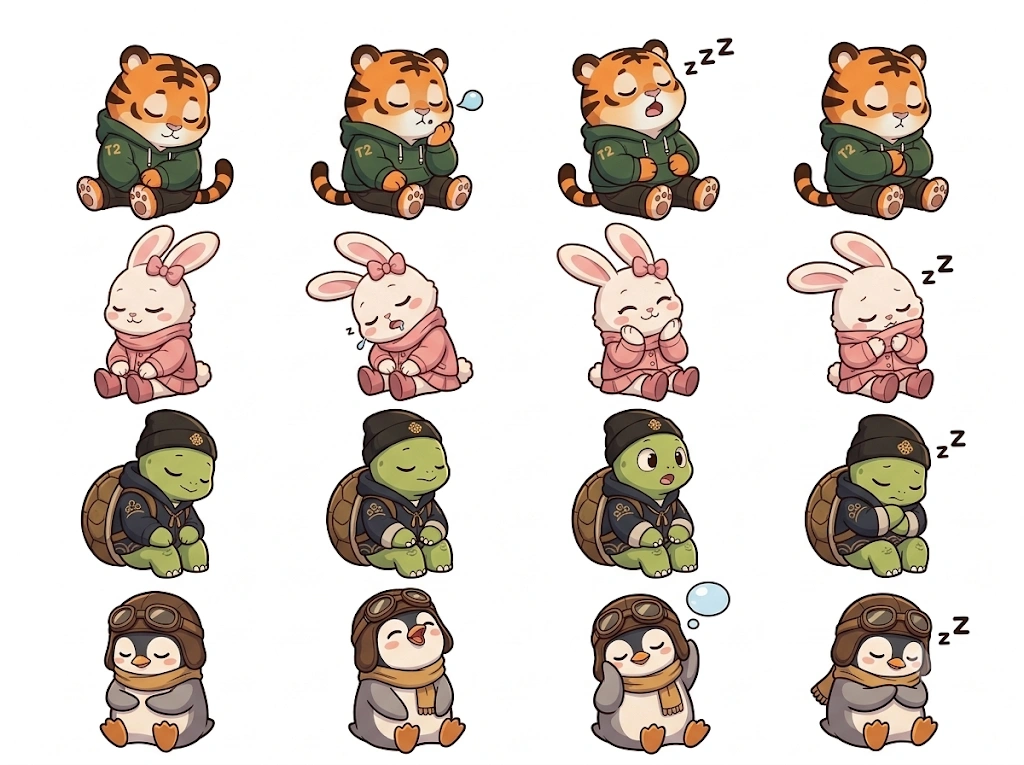
#> input picture art/sources/all_doze_sheet_gemini.webp, 1024 x 765 px
$ python stride_tween.py ../sources/all_doze_sheet_gemini.webp out.png
#> lines starting #> are read from the running program, lines starting #| are printed output that depends on the picture; after the words box and inside, x2 and y2 are one past the last pixel; in counts of white or black regions, pixels touching at a corner belong together
### art/tools/lockbody.py
"""One upper body (head, hoodie, arms, tail, suitcase) from a base frame + the legs of each frame.
usage: lockbody.py DIR BASE OUTDIR f1,f2,...   (frames DIR/f_<n>.png, walking left)

The base frame keeps: everything above its hoodie hem, its suitcase (body + outline), and the block
right of the pulling hand above the suitcase (hand, handle, tail). Everything else below the hem
is legs and comes from each frame, aligned on the head and the hem. Cleanup, so no seam shows:
- each frame contributes only its leg blob (its own suitcase, handle and stray bits are dropped);
- right under the hem the legs may not stick out past the base's hips;
- where a leg is cut by the suitcase or the hip line, the cut edge gets the drawing's outline.
"""
import sys, os, numpy as np, cv2
sys.path.insert(0, os.path.dirname(os.path.abspath(__file__)))
from inkfix import reink, defringe
from PIL import Image

OUTLINE = np.array([34, 24, 20, 255], np.float32)   # the line colour of the drawing
HAND_BLOCK = (218, 286)    # x >= 218 and y < 286 in the base: pulling hand, handle, tail -> base
HIP_ROWS = 22              # rows under the hem where legs stay inside the base's hips


def load(d, n):
    return np.asarray(Image.open(os.path.join(d, 'f_%s.png' % n)).convert('RGBA')).astype(np.float32)


# [13 lines left out: function hem_rows, not called in this run]


def navy_mask(a, grow=3):
    r, g, b, al = a[..., 0], a[..., 1], a[..., 2], a[..., 3]
    navy = (b > r + 4) & (b >= g) & (al > 128)
    n, lab, st, _ = cv2.connectedComponentsWithStats(navy.astype(np.uint8))
    if n < 2: return np.zeros(navy.shape, bool)
    keep = np.isin(lab, [k for k in range(1, n) if st[k, cv2.CC_STAT_AREA] > 200])
    return cv2.dilate(keep.astype(np.uint8), np.ones((2 * grow + 1, 2 * grow + 1), np.uint8)).astype(bool)


# [4 lines left out: function head_x, not called in this run]


def edge_of(mask):
    m = mask.astype(np.uint8)
    return mask & ~cv2.erode(m, np.ones((3, 3), np.uint8)).astype(bool)


def over(dst, src):                       # premultiplied
    return src + dst * (1 - src[..., 3:] / 255.)


def premul(a):
    p = a.copy(); p[..., :3] *= p[..., 3:] / 255.; return p


# [56 lines left out: functions unpremul, main, not called in this run]


# [2 lines that do not run on import are left out]

### art/tools/inkfix.py
"""Finishing pass for edited legs: one clean silhouette and one even outline, like the drawing.

reink(layer, allow, protect): layer is a premultiplied RGBA float image holding only the legs.
- the silhouette is smoothed (no stair steps, no pinholes, no slivers);
- pixels the smoothing adds are painted from their neighbours;
- the outer ring is redrawn in the line colour, about as thick as the drawing's lines, except
  where `protect` is set (e.g. along the hoodie hem, which covers that edge anyway);
- the outer edge is anti-aliased.
"""
import numpy as np, cv2

LINE = np.array([34, 24, 20], np.float32)
WIDTH = 2.6          # px, the drawing's line width at this size


def reink(layer, allow=None, protect=None):
    a = layer[..., 3] > 40
    if not a.any():
        return layer
    k5 = cv2.getStructuringElement(cv2.MORPH_ELLIPSE, (5, 5))
    m = cv2.morphologyEx(a.astype(np.uint8), cv2.MORPH_CLOSE, k5)
    m = cv2.morphologyEx(m, cv2.MORPH_OPEN, cv2.getStructuringElement(cv2.MORPH_ELLIPSE, (3, 3)))
    soft = cv2.GaussianBlur(m.astype(np.float32), (0, 0), 1.3)
    if allow is not None:
        soft = soft * allow
    inside = soft > 0.5
    # colour for pixels the smoothing added: painted in from the neighbours
    rgb = np.zeros(layer.shape[:2] + (3,), np.float32)
    al = layer[..., 3:] / 255.
    rgb[a] = (layer[..., :3][a] / np.maximum(al[a], 1e-3))
    hole = (inside & ~a).astype(np.uint8)
    if hole.any():
        rgb = cv2.inpaint(rgb.clip(0, 255).astype(np.uint8), hole, 3, cv2.INPAINT_TELEA).astype(np.float32)
    # line along the outside edge: distance from the outside, in px
    dist = cv2.distanceTransform(inside.astype(np.uint8), cv2.DIST_L2, 3)
    ring = np.clip((WIDTH + 0.5 - dist), 0, 1)                 # 1 on the edge, fading inward
    if protect is not None:
        ring = ring * (~protect)
    rgb = rgb * (1 - ring[..., None]) + LINE * ring[..., None]
    alpha = np.clip((soft - 0.5) * 3.0 + 0.5, 0, 1)               # anti-aliased outer edge
    alpha[inside & (dist > 1.5)] = 1
    out = np.zeros_like(layer)
    out[..., 3] = alpha * 255
    out[..., :3] = rgb * alpha[..., None]
    return out


# [14 lines left out: function defringe, not called in this run]

### art/tools/stride_tween.py
#!/usr/bin/env python3
"""Make an in-between walk frame from a contact pose by hand-style editing: the front foot is
moved back (and lifted a little), the back foot forward, each as a rigid piece, and the pants
between them are pulled along smoothly. Upper body (above the hem) is untouched.

    python3 art/tools/stride_tween.py IN OUT --front DX [--back DX] [--lift PX] [--cx X]
"""
import argparse
import os, sys
import numpy as np, cv2
sys.path.insert(0, os.path.dirname(os.path.abspath(__file__)))
from inkfix import reink
from PIL import Image

ap = argparse.ArgumentParser()
ap.add_argument('src'); ap.add_argument('dst')
ap.add_argument('--front', type=float, default=25)    # px the front (left) foot moves back (right)
ap.add_argument('--back', type=float, default=25)     # px the back (right) foot moves forward (left)
ap.add_argument('--lift', type=float, default=6)      # px the front foot rises
ap.add_argument('--cx', type=float, default=125)      # crotch x: left of it is the front leg
ap.add_argument('--right', type=float, default=238)   # suitcase starts here: untouched
a = ap.parse_args()

im = np.asarray(Image.open(a.src).convert('RGBA')).astype(np.float32)
H, W = im.shape[:2]
#> H = 765; W = 1024
R, G, B, A = [im[..., k] for k in range(4)]
#> A: shape (765, 1024) float32; every value is 255
green = (G > R + 5) & (G > B) & (A > 128)
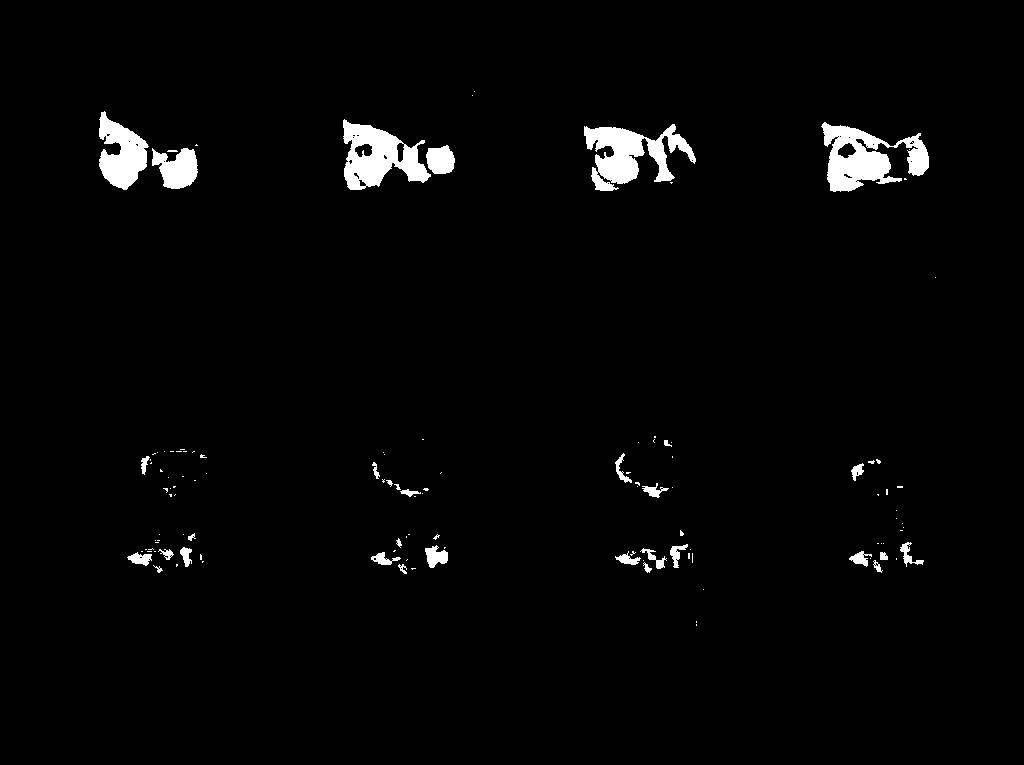
#> green: shape (765, 1024) bool; 2.3% white; 122 white regions (89 under 20 px), largest, box (x1, y1, x2, y2) and area: (821, 122, 929, 192) 3786, (584, 124, 696, 191) 3611, (343, 119, 431, 190) 3342
hem = np.array([np.nonzero(green[:, x])[0].max() if green[:, x].sum() >= 3 else -1 for x in range(W)])
#> hem = 1024 values, max 625 at index 696, min -1 at index 0, mean 183.9
hm = int(np.median(hem[(hem > 0) & (np.arange(W) < 215)]))
#> hm = 559

yy, xx = np.mgrid[0:H, 0:W].astype(np.float32)
pm = im.copy(); pm[..., :3] *= pm[..., 3:] / 255.          # premultiplied, so edges blend cleanly


def ramp(y):            # share of the foot motion a row gets: 0 at the hem, 1 from the ankles down
    t = np.clip((y - (hm + 6)) / 34.0, 0, 1)
    return t * t * (3 - 2 * t)


def moved(piece, shift_x, lift):
    """the piece slid by shift_x * ramp(y) (and raised by lift * ramp(y)); one direction, so exact"""
    sx = xx - shift_x * ramp(yy)
    sy = yy + lift * ramp(yy)
    return cv2.remap(piece, sx, sy, cv2.INTER_LINEAR, borderMode=cv2.BORDER_CONSTANT, borderValue=0)


def over(dst, src):
    return src + dst * (1 - src[..., 3:] / 255.)


# legs: below the hem, minus the suitcase and the hand/handle/tail block (same rule as lockbody.py)
from lockbody import navy_mask, HAND_BLOCK
zone = (yy > hm - 4) & ~navy_mask(im) & ~((xx >= HAND_BLOCK[0]) & (yy < HAND_BLOCK[1]))   # where legs may be
#> in navy_mask, `navy = (b > r + 4) & (b >= g) & (al > 128)`:
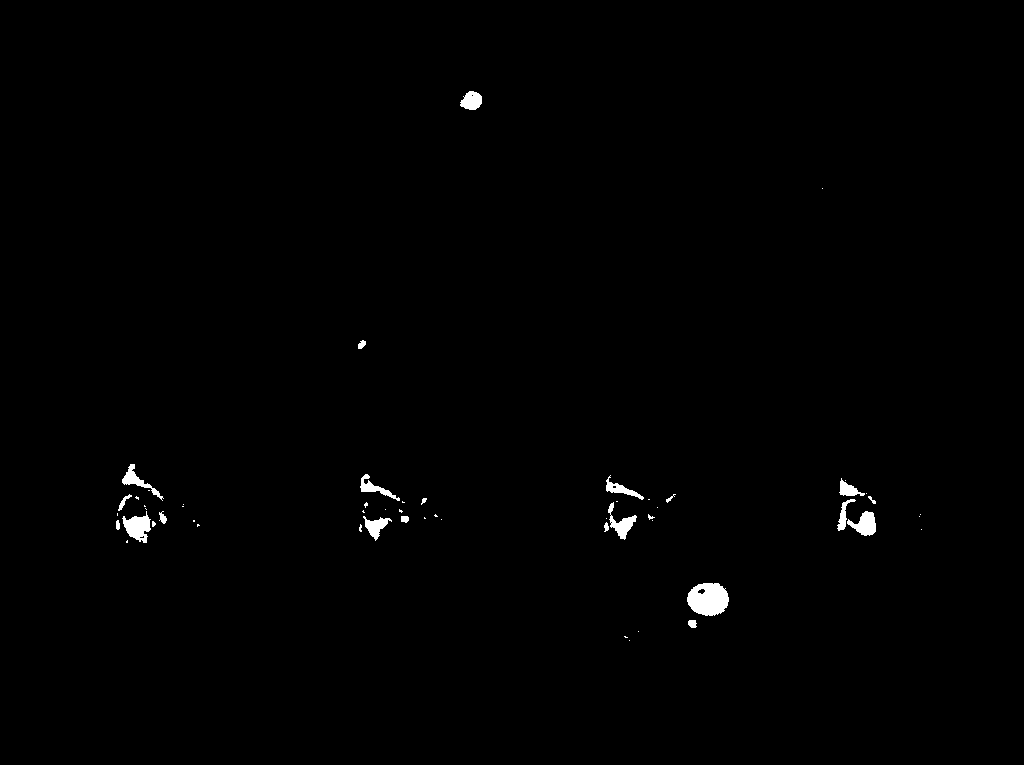
#> navy: shape (765, 1024) bool; 0.63% white; 56 white regions (35 under 20 px), largest, box (x1, y1, x2, y2) and area: (687, 583, 729, 616) 1071, (122, 511, 151, 543) 523, (847, 511, 876, 536) 421
#> in navy_mask, `n, lab, st, _ = cv2.connectedComponentsWithStats(navy.astype(np.uint8))`: lab: shape (765, 1024) int32; 57 distinct labels, from 0 to 56
#> in navy_mask, `n, lab, st, _ = cv2.connectedComponentsWithStats(navy.astype(np.uint8))`: n = 57; st = 57 rows, first 6: [0, 0, 1024, 765, 778433], [460, 91, 22, 19, 308], [822, 188, 1, 1, 1], [358, 340, 8, 9, 50], [122, 464, 42, 37, 344], [360, 474, 40, 27, 291]
#> in navy_mask, `return cv2.dilate(keep.astype(np.uint8), np.ones((2 * grow + 1, 2 * gr..`: returned value: shape (765, 1024) bool; 1.1% white; 10 white regions, largest, box (x1, y1, x2, y2) and area: (684, 580, 732, 619) 1589, (119, 508, 154, 546) 977, (605, 499, 640, 543) 888
#> zone: shape (765, 1024) bool; 27.1% white; 1 white region, box (x1, y1, x2, y2) and area: (0, 556, 1024, 765) 212427
legs = zone & (im[..., 3] > 0)
front_m = legs & (xx < a.cx)
#> front_m: shape (765, 1024) bool; 3.3% white; 1 white region, box (x1, y1, x2, y2) and area: (0, 556, 125, 765) 26125
back_m = legs & (xx >= a.cx)
#> back_m: shape (765, 1024) bool; 23.8% white; 1 white region, box (x1, y1, x2, y2) and area: (125, 556, 1024, 765) 186302
top = pm.copy(); top[legs] = 0
band = pm.copy(); band[~(legs & (yy < hm + 16))] = 0     # pants right under the hem fills small gaps
front = pm.copy(); front[~front_m] = 0
back = pm.copy(); back[~back_m] = 0
mb = moved(back, -a.back, 0)
#> in moved, `sx = xx - shift_x * ramp(yy)`:
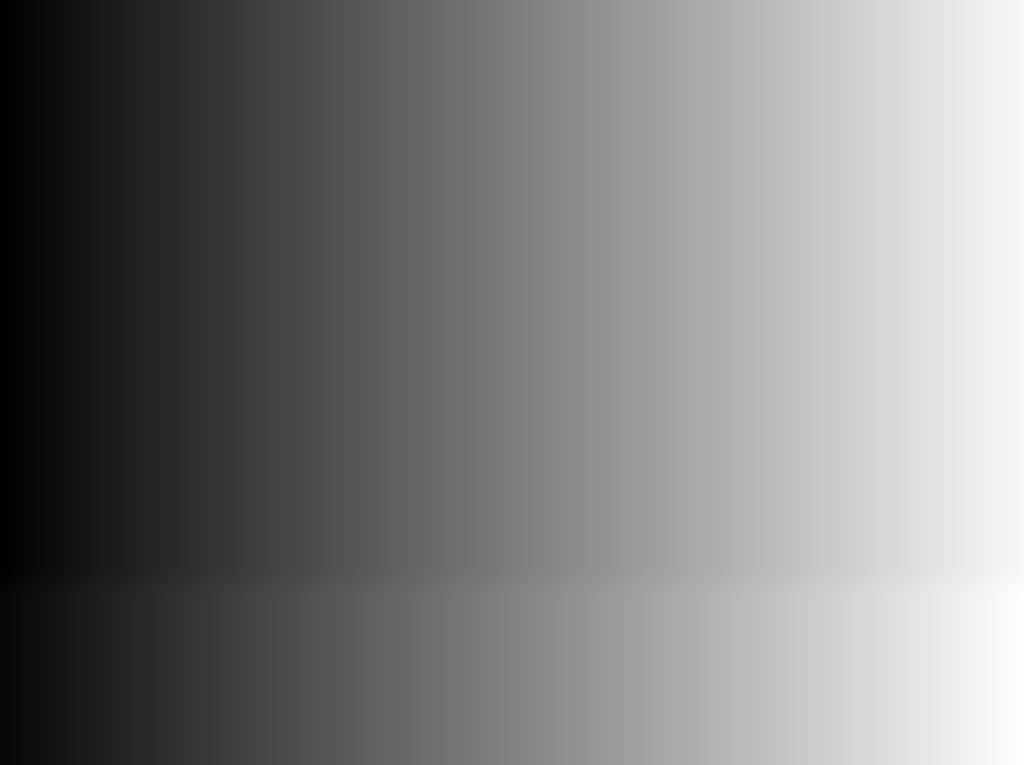
#> sx: shape (765, 1024) float32; min 0, max 1048, mean 517.5; drawn with min black and max white
#> in moved, `sx = xx - shift_x * ramp(yy)`:
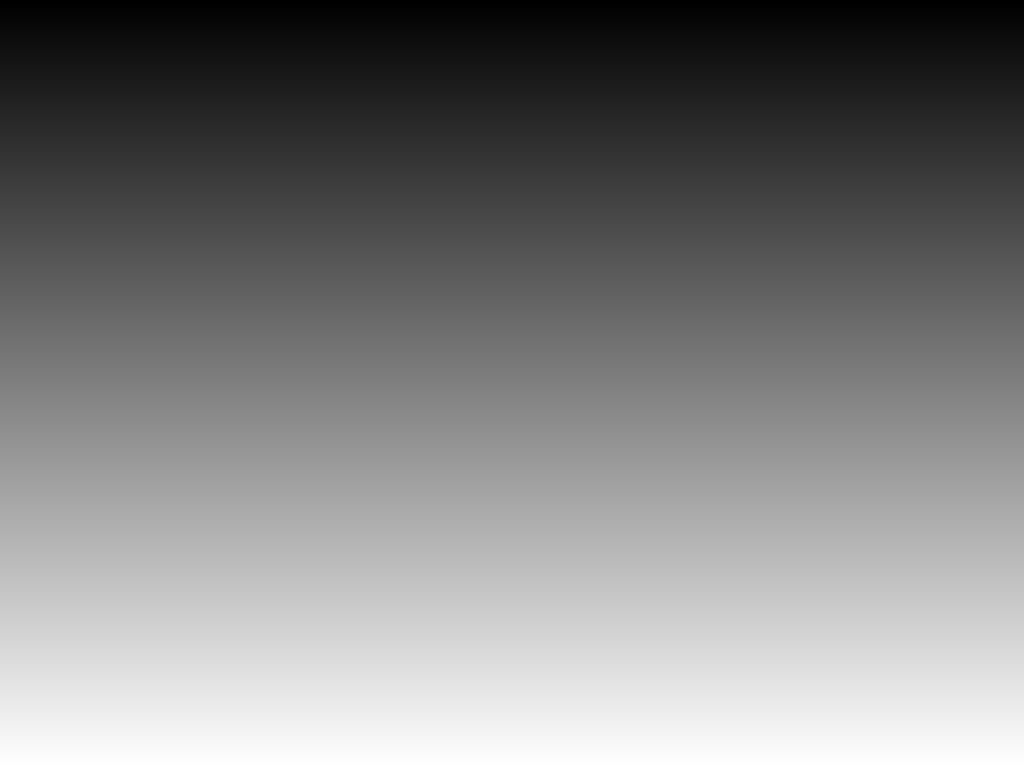
#> yy: shape (765, 1024) float32; min 0, max 764, mean 382; drawn with min black and max white
mf = moved(front, a.front, a.lift)
legs_l = over(over(band, mb), mf)
# the front leg now overlaps the back one: draw its outline where it lies over the back leg
fa = mf[..., 3] > 40
#> fa: shape (765, 1024) bool; 3.2% white; 1 white region, box (x1, y1, x2, y2) and area: (0, 556, 150, 759) 25396
edge = fa & ~cv2.erode(fa.astype(np.uint8), np.ones((3, 3), np.uint8)).astype(bool)
#> edge: shape (765, 1024) bool; 0.09% white in thin lines or dots, all inside (x1, y1, x2, y2) = (0, 556, 150, 759)
edge &= (mb[..., 3] > 40) & (yy > hm + 8)
#> edge: shape (765, 1024) bool; 0.03% white in thin lines or dots, all inside (x1, y1, x2, y2) = (100, 568, 150, 759)
edge = cv2.dilate(edge.astype(np.uint8), np.ones((2, 2), np.uint8)).astype(bool) & fa
legs_l[edge] = np.array([34, 24, 20, 255], np.float32)
legs_l = reink(legs_l, allow=zone.astype(np.float32), protect=(yy < hm + 8))
#> in reink, `a = layer[..., 3] > 40`: a: shape (765, 1024) bool; 25.9% white; 1 white region, box (x1, y1, x2, y2) and area: (0, 556, 1024, 765) 202912
#> in reink, `m = cv2.morphologyEx(a.astype(np.uint8), cv2.MORPH_CLOSE, k5)`: m: shape (765, 1024); values 0 (black) and 1 (white), 25.9% white; 1 white region, box (x1, y1, x2, y2) and area: (0, 556, 1024, 765) 202927
#> in reink, `m = cv2.morphologyEx(m, cv2.MORPH_OPEN, cv2.getStructuringElement(cv2...`: m: shape (765, 1024); values 0 (black) and 1 (white), 25.9% white; 1 white region, box (x1, y1, x2, y2) and area: (0, 556, 1024, 765) 202925
#> in reink, `inside = soft > 0.5`: inside: shape (765, 1024) bool; 25.8% white; 1 white region, box (x1, y1, x2, y2) and area: (0, 556, 1024, 765) 202063
#> in reink, `hole = (inside & ~a).astype(np.uint8)`: hole: shape (765, 1024); values 0 (black) and 1 (white), 0% white in thin lines or dots, all inside (x1, y1, x2, y2) = (4, 575, 1020, 761)
#> in reink, `ring = np.clip((WIDTH + 0.5 - dist), 0, 1)`:
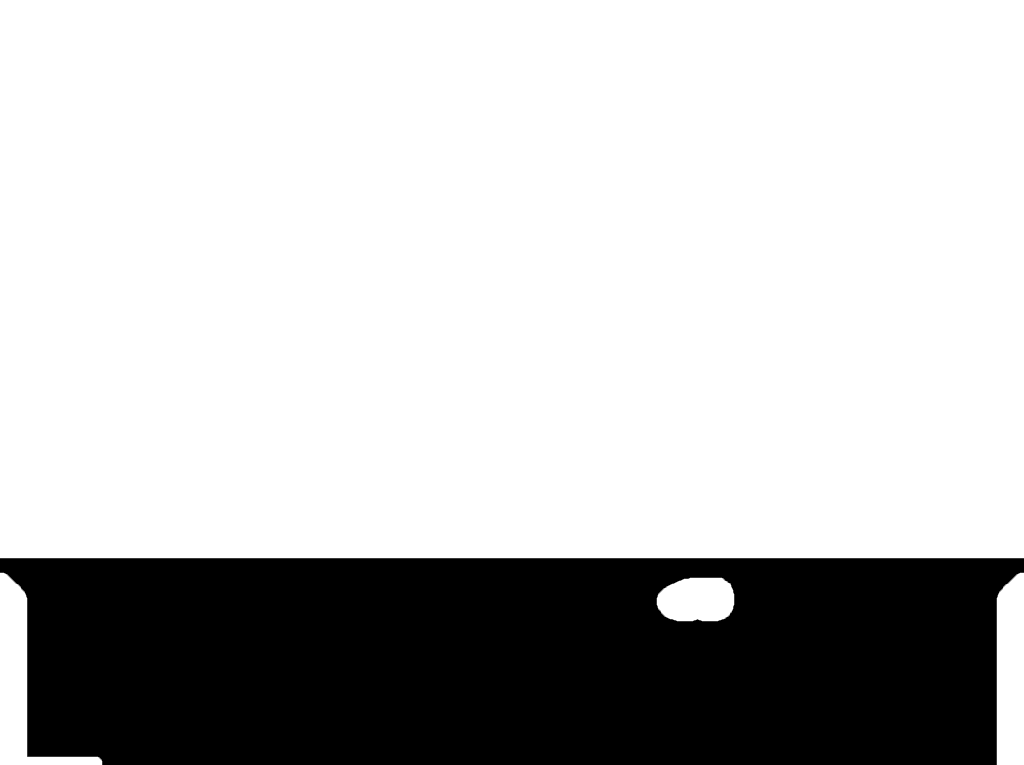
#> ring: shape (765, 1024) float32; min 0, max 1, mean 0.747
out = over(legs_l, top)
al = out[..., 3:]
out[..., :3] = np.where(al > 0, out[..., :3] * 255. / np.maximum(al, 1e-3), 0)
Image.fromarray(out.clip(0, 255).astype(np.uint8)).save(a.dst)
